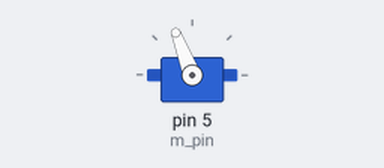
Bench run of a sketch on a simulated Arduino Uno, built with avr-gcc and run on an emulated ATmega328P. Shown: servo.

Above: at 7.1 s.
At 12.1 s:
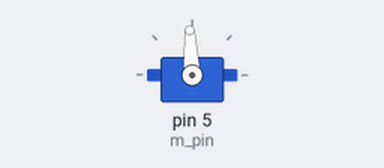
Timing chart, 0 to 13.6 s (numbered marks = the images above):
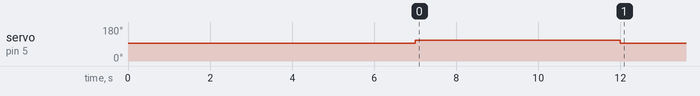

Measured:
- by itself, servo on pin 5 (m_pin): 93° → 111° at 7.0 s, → 93° 5.0 s later

The sketch:

sketch_nov22a.ino
```cpp
#include <Servo.h>


Servo motor;
int m_pin = 5; //6

void setup() {
  // put your setup code here, to run once:
  motor.attach(m_pin);
  motor.writeMicroseconds(1500);
  delay(7000);
   motor.writeMicroseconds(1690);
   delay(5000);
    motor.writeMicroseconds(1500);
}

void loop() {
  // put your main code here, to run repeatedly:

}
```
